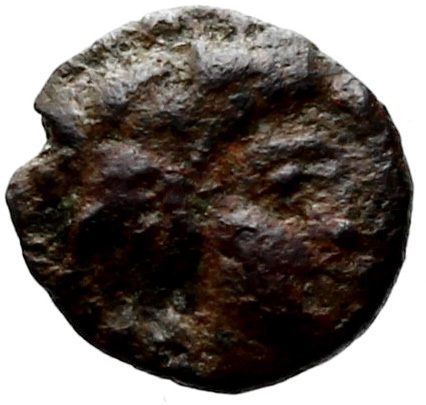
#> input picture assets/collage/lectures/03/task-5-1.png, 426 x 405 px; its folder holds 4 pictures in this run
$ python refine-assignment-media.py
#> lines starting #> are read from the running program, lines starting #| are printed output that depends on the picture
from pathlib import Path
from PIL import Image, ImageFilter
from collections import deque
ROOT=Path(__file__).resolve().parents[1]
# Remove only the near-white background connected to the image boundary.
# Interior patina, highlights and irregular bronze edges remain intact.
for path in (ROOT/'assets/collage/lectures/03').glob('task-5-[1-4].png'):
 im=Image.open(path).convert('RGBA');w,h=im.size;px=im.load();seen=set();queue=deque()
#> after `w, h = im.size`: w = 426; h = 405
 def add(x,y):
  if (x,y) in seen:return
  r,g,b,_=px[x,y]
  if min(r,g,b)>=236 and max(r,g,b)-min(r,g,b)<18:seen.add((x,y));queue.append((x,y))
 for x in range(w):add(x,0);add(x,h-1)
 for y in range(h):add(0,y);add(w-1,y)
 while queue:
  x,y=queue.popleft()
  for a,b in [(x-1,y),(x+1,y),(x,y-1),(x,y+1)]:
   if 0<=a<w and 0<=b<h:add(a,b)
 mask=Image.new('L',im.size,255);mp=mask.load()
#> after `mask = Image.new('L', im.size, 255)`: mask: PIL image 426x405 L; every value is 255
 for x,y in seen:mp[x,y]=0
 mask=mask.filter(ImageFilter.GaussianBlur(.35));im.putalpha(mask)
#> after `mask = mask.filter(ImageFilter.GaussianBlur(0.35))`:
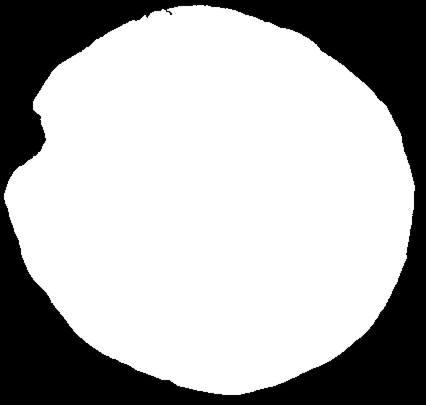
#> mask: PIL image 426x405 L; min 0, max 255, mean 176.9
 box=im.getbbox();im=im.crop(box);im.save(path.with_name(path.stem+'-cutout.png'))
#> after `im = im.crop(box)`:
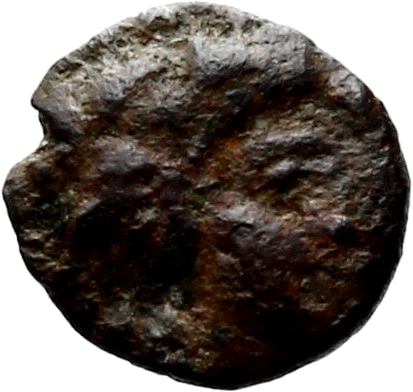
#> im: PIL image 413x392 RGBA; mean R, G, B, A 107.8, 100.2, 95.4, 188.5; transparent parts drawn white
 print(path.name,im.size,'transparent pixels',len(seen))
#| task-5-1.png (413, 392) transparent pixels 52848
#> pass 2 of the loop `for path in (ROOT/'assets/collage/lectures/03').glob('task-5-[1-4].png..`:
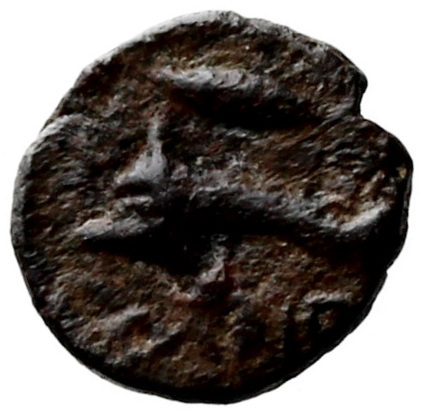
#> input picture assets/collage/lectures/03/task-5-2.png, 424 x 416 px
#> `mask = mask.filter(ImageFilter.GaussianBlur(0.35))`:
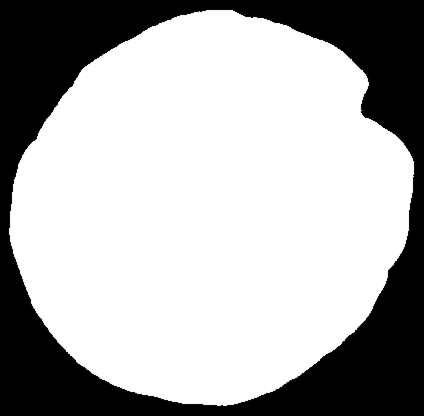
#> mask: PIL image 424x416 L; min 0, max 255, mean 174.1
#> `im = im.crop(box)`:
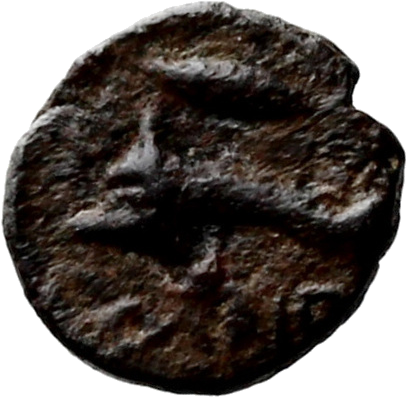
#> im: PIL image 407x398 RGBA; mean R, G, B, A 99.7, 93.4, 89.8, 189.5; transparent parts drawn white
#| task-5-2.png (407, 398) transparent pixels 55990
